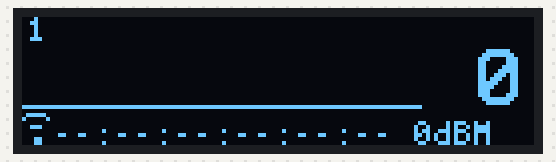
A sketch run on a simulated ESP32. Shown: 128×32 one-colour display. WiFi joins after 1.5 s; servers stay silent unless stated; nothing arrives over Bluetooth unless stated; what the sketch prints to the serial monitor is not drawn.

Above: at 3.6 s.

The sketch:

EN_scan.ino
```cpp
#include <DNSServer.h>
const byte DNS_PORT = 53;
IPAddress apIP(192, 168, 1, 1);
DNSServer dnsServer;

#include <WiFi.h>
#include <WiFiAP.h>

const char *ssid = "xxxx";
const char *password = "xxxx";

#include <Arduino.h>
#include <BLEAddress.h>
#include <BLEAdvertisedDevice.h>
#include <BLEDevice.h>
#include <BLEScan.h>
#include <BLEUtils.h>

#include <algorithm>
#include <list>

int scanTime = 19; // In seconds
BLEScan *pBLEScan;
BLEAddress *exposureDevice[255];

#include <thread>

std::thread *scan_loop_thread;
std::thread *update_display_thread;

#include <ESPAsyncWebServer.h>

AsyncWebServer server(80);

#include <U8g2lib.h>
#include <Wire.h>

U8G2_SSD1306_128X32_UNIVISION_1_SW_I2C
    u8g2(U8G2_R0, /* clock=*/4, /* data=*/5,
         /* reset=*/U8X8_PIN_NONE); // Adafruit Feather M0 Basic Proto +
                                    // FeatherWing OLED

class MyENDevice {
public:
  String address_;
  int timestamp_;
  int rssi_;
  MyENDevice();
  MyENDevice(String address, int rssi) {
    address_ = address;
    rssi_ = rssi;
    timestamp_ = millis();
  }
  String address() { return address_; }
  int timestamp() { return timestamp_; }
  int rssi() { return rssi_; }
  String toString() {
    char str[100];
    sprintf(str, "%d,%s,%d", timestamp_, address_.c_str(), rssi_);
    return str;
  }
};

std::list<MyENDevice> currentDevices;
std::list<MyENDevice> latestDevices;
int intFoundDevices;

int lastIntFoundDevices[100]{0};

class MyAdvertisedDeviceCallbacks : public BLEAdvertisedDeviceCallbacks {
  void onResult(BLEAdvertisedDevice advertisedDevice) {
    if (advertisedDevice.haveServiceUUID()) {
      BLEUUID service = advertisedDevice.getServiceUUID();
      if (service.equals(BLEUUID((uint16_t)0xfd6f))) {
        Serial.printf("Exposure Notification from: %s\n",
                      advertisedDevice.getAddress().toString().c_str());
        currentDevices.push_front(
            MyENDevice(advertisedDevice.getAddress().toString().c_str(),
                       advertisedDevice.getRSSI()));
      }
    }
  }
};

void update_display() {
  while (true) {
    u8g2.firstPage();
    do {
      drawAddress();
      drawDiagram(lastIntFoundDevices,
                  *std::max_element(std::begin(lastIntFoundDevices),
                                    std::end(lastIntFoundDevices)),
                  sizeof(lastIntFoundDevices) / sizeof(int));
    } while (u8g2.nextPage());
    // std::rotate(latestDevices.begin(), std::next(latestDevices.begin()),
    // latestDevices.end());
    latestDevices.splice(latestDevices.end(), latestDevices,
                         latestDevices.begin());
    delay(2000);
  }
}

void drawAddress(void) {
  char str[100];
  u8g2.setFont(u8g2_font_open_iconic_embedded_1x_t);
  if (WiFi.status() == WL_CONNECTED) {
    u8g2.drawStr(0, 32, "\x50"); // wifi: \x50 exclamation: \x47 bluetooth: \x4a
  } else {
    u8g2.drawStr(0, 32, "\x47");
  }

  u8g2.setFont(u8g2_font_profont10_tf);

  if (latestDevices.size() > 0) {
    sprintf(str, "%s%s%d%s", latestDevices.front().address().c_str(), " ",
            latestDevices.front().rssi(), "dBM");
  } else {
    sprintf(str, "%s%s%d%s", "--:--:--:--:--:--", " ", 0, "dBM");
  }
  u8g2.drawStr(8, 32, str);
  //u8g2.drawStr(102, 6, "#EXNO");

  u8g2.setFont(u8g2_font_profont22_tn);
  sprintf(str, "%*d", 2, latestDevices.size());
  u8g2.drawStr(102, 22, str);
}

void drawDiagram(int points[], int maxValue, int size) {
  if (maxValue < 1)
    maxValue = 1;
  char str[100];
  sprintf(str, "%d", maxValue);
  String s = str;
  u8g2.setFont(u8g2_font_profont10_tf);
  u8g2.drawStr(1, 6, str);
  for (int i = 0; i < size - 1; i++) {
    u8g2.drawLine(i, 22 - (points[i] * 22. / (1.1 * maxValue)), i + 1,
                  22 - (points[i + 1] * 22. / (1.1 * maxValue)));
  }
}

void scan_loop() {
  while (true) {

    Serial.println("Scan started.");
    BLEScanResults foundDevices = pBLEScan->start(scanTime, false);
    Serial.println("Scan done!");
    pBLEScan
        ->clearResults(); // delete results fromBLEScan buffer to release memory
    Serial.print("Found Exposure Notification Devices: ");
    intFoundDevices = currentDevices.size();
    latestDevices.assign(currentDevices.begin(), currentDevices.end());
    Serial.println(intFoundDevices);
    memmove(lastIntFoundDevices, &lastIntFoundDevices[1], (sizeof(int) * (99)));
    lastIntFoundDevices[99] = intFoundDevices;
    for (auto &lastIntFoundDevice : lastIntFoundDevices) {
      Serial.print(lastIntFoundDevice);
      Serial.print(" ");
    }
    Serial.println(" ");
    delay(2000);
    currentDevices.clear();
  }
}

void notFound(AsyncWebServerRequest *request) {
  request->send(404, "text/plain", "Not found");
}

void handleRoot(AsyncWebServerRequest *request) {
  char temp[2048];
  snprintf(temp, sizeof(temp), "<html>\
  <head>\
     <meta http-equiv='refresh' content='5'/>\
     <title>Exposure Notification Scanner</title>\
     <style>\
      body { background-color: #2e2e2e; font-family: Fira Sans, FiraGO, Noto, Sans-Serif; Color: #d6d6d6; }\
      h1, h2, h3 {Color: #e87d3e}\
     </style>\
   </head>\
   <body>\
     <h1>Exposure Notification Scanner</h1>\
     <h2>Latest devices seen</h2>\
     <table>\
      <tr>\
        <th>Timestamp</th>\
        <th>Address</th>\
        <th>RSSI</th>\
      </tr>\
  ");
  for (auto &i : latestDevices) {
    snprintf(temp, sizeof(temp), "%s%s%d%s%s%s%d%s", temp, "<tr><td>",
             i.timestamp(), "</td><td>", i.address().c_str(), "</td><td>",
             i.rssi(), " dBM</td></tr>");
    // Serial.println(i.address);
  }

  int maximum = *std::max_element(std::begin(lastIntFoundDevices),
                                  std::end(lastIntFoundDevices));
  int yScale = 1;
  if (maximum > 0) {
    yScale = (100.0 / (1.1 * maximum));
  }

  snprintf(temp, sizeof(temp), "%s%s", temp, "  </table>\
     <h2>Graph</h2>\
     <svg viewBox=\"0 0 500 100\" class=\"chart\">\
     <polyline\
     fill=\"none\" \
     stroke=\"#9e86c8\" \
     stroke-width=\"1\" \
     points=\"\n ");

  for (int i = 0; i < 100; i++) {
    snprintf(temp, sizeof(temp), "%s%d%s%d\n", temp, i * 5, ",",
             100 - yScale * lastIntFoundDevices[i]);
  }

  snprintf(temp, sizeof(temp), "%s%s", temp, " \"/>\
  </svg>\
     </body>\
     </html>\
  ");
  request->send(200, "text/html", temp);
}

void setup() {

  Serial.begin(115200);

  u8g2.begin();
  u8g2.setFlipMode(0);
  u8g2.setFont(u8g2_font_profont10_tf);

  Serial.println("ESP32 started");

  server.on("/", handleRoot);
  server.onNotFound(notFound);

  int c = 0;
  Serial.print("Connecting to ");
  u8g2.drawStr(0, 8, "Connecting to Wifi");
  Serial.println(ssid);
  u8g2.sendBuffer();
  WiFi.mode(WIFI_STA);
  WiFi.begin(ssid, password);
  while (WiFi.status() != WL_CONNECTED && c <= 20) {
    delay(500);
    Serial.print(".");
    c++;
  }
  Serial.println("");
  if (WiFi.status() == WL_CONNECTED) {
    Serial.println("WiFi connected");
    Serial.println("IP address: ");
    Serial.println(WiFi.localIP());
    server.begin();
    Serial.println("HTTP server started");
  } else {
    // WiFi.disconnect();
    Serial.println("Can't connect to Wifi. Starting Access Point");
    WiFi.mode(WIFI_AP);
    WiFi.softAPConfig(apIP, apIP, IPAddress(255, 255, 255, 0));
    WiFi.softAP("Exposure Notification Scanner");

    // if DNSServer is started with "*" for domain name, it will reply with
    // provided IP to all DNS request
    dnsServer.start(DNS_PORT, "*", apIP);
    server.begin();
    Serial.println("HTTP server started");
  }

  Serial.println("BLE init");

  BLEDevice::init("");
  pBLEScan = BLEDevice::getScan(); // create new scan
  pBLEScan->setAdvertisedDeviceCallbacks(new MyAdvertisedDeviceCallbacks());
  pBLEScan->setActiveScan(
      true); // active scan uses more power, but get results faster
  pBLEScan->setInterval(100);
  pBLEScan->setWindow(99); // less or equal setInterval value
  delay(2000);

  Serial.println("Starting scan loop");
  scan_loop_thread = new std::thread(scan_loop);
  update_display_thread = new std::thread(update_display);
}

void loop() {
  if (WiFi.getMode() == WIFI_AP) {
    dnsServer.processNextRequest();
  }
}
```
